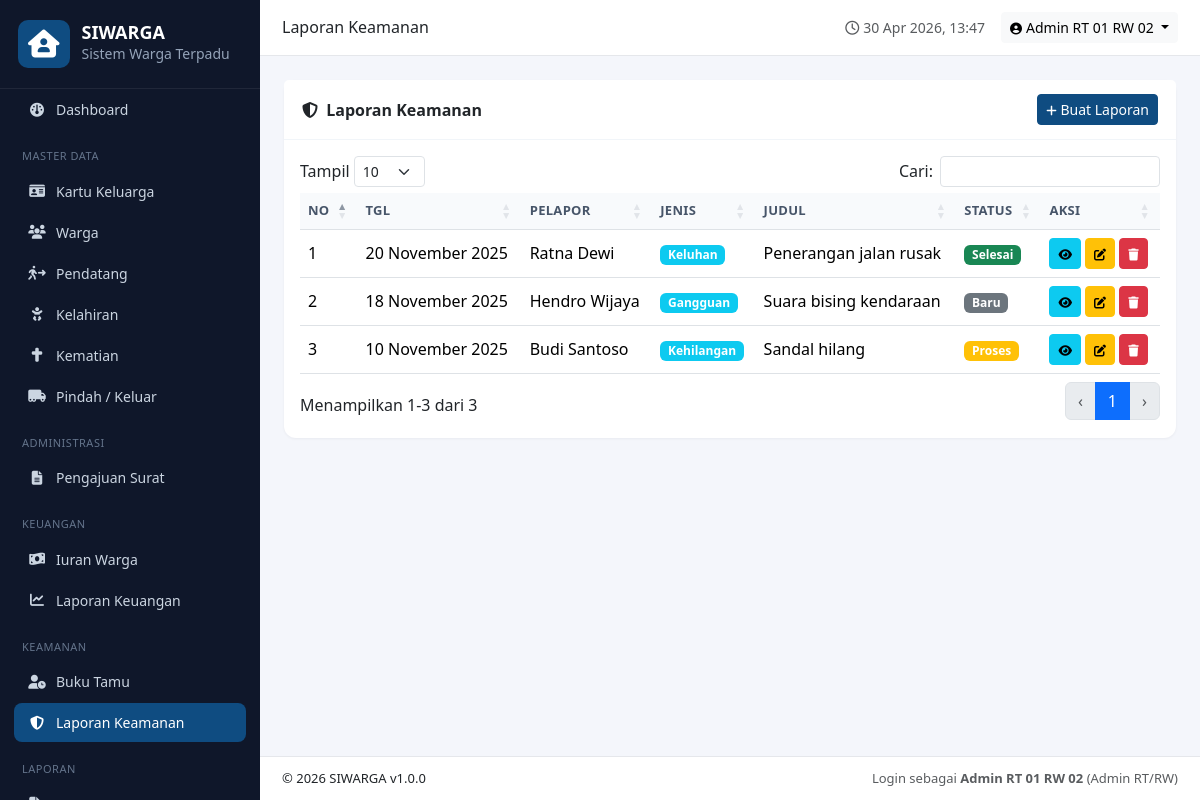
/modules/keamanan/index.php (signed in), run on the app's committed database.
### tables this page shows
CREATE TABLE `laporan_keamanan` (
  `id` INT AUTO_INCREMENT PRIMARY KEY,
  `pelapor` VARCHAR(100),
  `jenis_laporan` ENUM('kehilangan','gangguan','keluhan') DEFAULT 'keluhan',
  `judul` VARCHAR(255),
  `isi` TEXT,
  `tanggal_kejadian` DATE,
  `status` ENUM('baru','proses','selesai') DEFAULT 'baru',
  `tindak_lanjut` TEXT,
  `created_at` TIMESTAMP DEFAULT CURRENT_TIMESTAMP
);

### modules/keamanan/index.php (the view, shortened to what this page needs)
<?php
require_once __DIR__.'/../../includes/header.php';
$rows=$pdo->query("SELECT * FROM laporan_keamanan ORDER BY id DESC")->fetchAll();
?>
<div class="card">
  <div class="card-header d-flex justify-content-between align-items-center">
    <span><i class="fa-solid fa-shield-halved me-1"></i> Laporan Keamanan</span>
    <button class="btn btn-primary btn-sm" data-bs-toggle="modal" data-bs-target="#mForm" onclick="resetForm()"><i class="fa-solid fa-plus"></i> Buat Laporan</button>
  </div>
  <div class="card-body">
    <table class="table table-hover dt">
      <thead><tr><th>No</th><th>Tgl</th><th>Pelapor</th><th>Jenis</th><th>Judul</th><th>Status</th><th>Aksi</th></tr></thead>
      <tbody><?php foreach($rows as $i=>$r): ?>
      <tr>
        <td><?= $i+1 ?></td><td><?= tanggal_id($r['tanggal_kejadian']) ?></td>
        <td><?= e($r['pelapor']) ?></td><td><span class="badge bg-info"><?= ucfirst($r['jenis_laporan']) ?></span></td>
        <td><?= e($r['judul']) ?></td><td><?= badge_status($r['status']) ?></td>
        <td>
          <button class="btn btn-sm btn-info" onclick='viewRow(<?= json_encode($r) ?>)'><i class="fa-solid fa-eye"></i></button>
          <button class="btn btn-sm btn-warning" onclick='editRow(<?= json_encode($r) ?>)'><i class="fa-solid fa-edit"></i></button>
          <a class="btn btn-sm btn-danger" href="action.php?act=delete&id=<?= $r['id'] ?>" onclick="return confirm('Hapus?')"><i class="fa-solid fa-trash"></i></a>
        </td>
      </tr>
      <?php endforeach; ?></tbody>
    </table>
  </div>
</div>
<?php require_once __DIR__.'/../../includes/footer.php'; ?>

### includes/functions.php (shortened to what this page needs)
<?php
function e($v) { return htmlspecialchars((string)($v ?? ''), ENT_QUOTES, 'UTF-8'); }
function tanggal_id($d) {
    $bulan = ['','Januari','Februari','Maret','April','Mei','Juni','Juli','Agustus','September','Oktober','November','Desember'];
    $t = strtotime($d);
    return date('d', $t) . ' ' . $bulan[(int)date('m', $t)] . ' ' . date('Y', $t);
}
function badge_status($status) {
    $map = [
        'pending'=>'warning','verifikasi'=>'info','approved'=>'success','ditolak'=>'danger',
        'baru'=>'secondary','proses'=>'warning','selesai'=>'success','aktif'=>'success',
    ];
    $cls = $map[$status] ?? 'secondary';
    return '<span class="badge bg-'.$cls.'">'.e(ucfirst($status)).'</span>';
}

### assets/css/style.css (style rules this page uses)
:root { --sw-primary:#0f4c81; --sw-primary-dark:#093a66; --sw-accent:#e63946; --sw-bg:#f4f6fb; --sw-sidebar:#0f172a; --sw-sidebar-text:#cbd5e1; }
* { box-sizing:border-box; }
body { font-family:'Segoe UI',Tahoma,sans-serif;background:var(--sw-bg); }
.btn-primary { background:var(--sw-primary);border-color:var(--sw-primary); }
.card { border:none;border-radius:12px;box-shadow:0 1px 3px rgba(15,23,42,.05); }
.card-header { background:#fff;border-bottom:1px solid #f1f5f9;font-weight:600;padding:14px 18px; }
.card-header.d-flex { flex-wrap:wrap;gap:8px; }
.table thead th { background:#f8fafc;color:#475569;font-size:13px;text-transform:uppercase;letter-spacing:.3px;white-space:nowrap; }
.table td { vertical-align:middle; }
.btn-sm i { font-size:12px; }
table.dataTable { width:100% !important; }

### data on the page
laporan_keamanan: tanggal_kejadian "20 November 2025", pelapor "Ratna Dewi", jenis_laporan "Keluhan", judul "Penerangan jalan rusak", status "Selesai"
laporan_keamanan: tanggal_kejadian "18 November 2025", pelapor "Hendro Wijaya", jenis_laporan "Gangguan", judul "Suara bising kendaraan", status "Baru"
laporan_keamanan: tanggal_kejadian "10 November 2025", pelapor "Budi Santoso", jenis_laporan "Kehilangan", judul "Sandal hilang", status "Proses"

### other printed values
APP_NAME "SIWARGA"
$pageTitle "Laporan Keamanan"
user()['nama'] "Admin RT 01 RW 02"
APP_VERSION "1.0.0"
role_label(role()) "Admin RT/RW"
